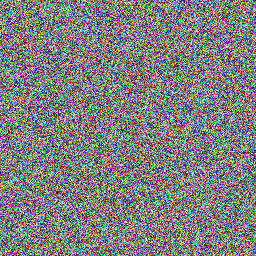
%> input picture EncryptedImage/Encrypted_female.png, 256 x 256 px
$ octave hist.m   (GNU Octave 9; MATLAB toolbox functions it lacks are replaced by stand-ins)
%> lines starting %> are read from the running program, lines starting %| are printed output that depends on the picture
Encrypted= imread('/Users/divyanshusharma/tensorflow-test/EncryptedImage/Encrypted_female.png');
%> Encrypted is the input picture: size 256x256x3 uint8; mean R, G, B 127.4, 127.4, 127
Orignal=imread('/Users/divyanshusharma/tensorflow-test/female.tiff');
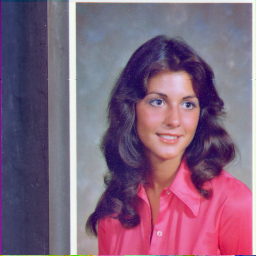
%> input picture female.tiff, 256 x 256 px
%> Orignal is the input picture: size 256x256x3 uint8; mean R, G, B 129.2, 99.3, 125.2
%function CC=AdjancyCorrPixelRand(Orignal,Encrypted)
Orignal=double(Orignal);
%> Orignal: size 256x256x3 double
Encrypted=double(Encrypted);
%> Encrypted: size 256x256x3 double
%%
k = 100;
[m,n] = size(Orignal);    %// works with 3- and 1-channel images
%> m = 256; n = 768
m=m-1;
%> m = 255
n=n-1;
%> n = 767
s = randsample(m*n, k);        %// get k random indices
[X, Y] = ind2sub([m, n], s);   %// convert indices to x,y coordinates
%% horizontal
display('Horizontal');
hxO = Orignal(X,Y);
hyO = Orignal(X,Y+1);
Ho_xy = corrcoef(hxO,hyO)
%> Ho_xy = [1 0.949; 0.949 1]

figure('Name','Correlation Coefficient'),
subplot(3,2,1), %title('horizontal Original')
scatter(hxO(:),hyO(:),'.')
axis([0 255 0 255])
box on
xlabel('Pixel value on location (x,y)')
ylabel('Pixel value on location (x,y+1)')

hxE = Encrypted(X,Y);
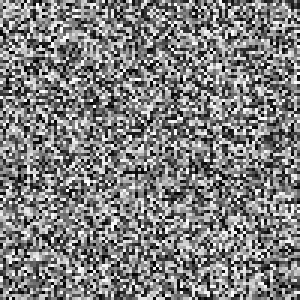
%> hxE: size 100x100 double (shown 3 times larger); min 0, max 255, mean 127
hyE = Encrypted(X,Y+1);
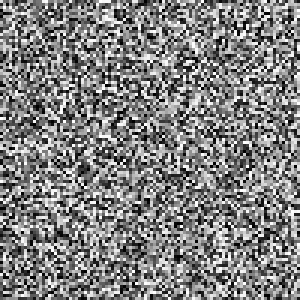
%> hyE: size 100x100 double (shown 3 times larger); min 0, max 255, mean 128.6
He_xy = corrcoef(hxE,hyE)
%> He_xy = [1 0.0216; 0.0216 1]
subplot(3,2,2), %title('horizontal Encrypted')
scatter(hxE(:),hyE(:),'.')
axis([0 255 0 255])
box on
xlabel('Pixel value on location (x,y)')
ylabel('Pixel value on location (x,y+1)')

CC(1,1)=Ho_xy(1,2);
CC(1,2)=He_xy(1,2);


%% vertical
display('Vertical');
vxO = Orignal(X,Y);
vyO = Orignal(X+1,Y);
Vo_xy = corrcoef(vxO,vyO)
%> Vo_xy = [1 0.976; 0.976 1]
subplot(3,2,3), %title('vertical Original')
scatter(vxO(:),vyO(:),'.')
axis([0 255 0 255])
box on
xlabel('Pixel value on location (x,y)')
ylabel('Pixel value on location (x+1,y)')

vxE = Encrypted(X,Y);
vyE = Encrypted(X+1,Y);
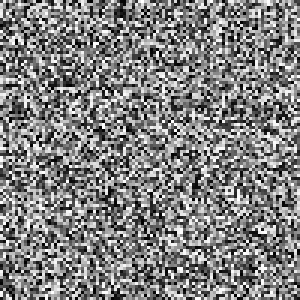
%> vyE: size 100x100 double (shown 3 times larger); min 0, max 255, mean 128.4
Ve_xy = corrcoef(vxE,vyE)
%> Ve_xy = [1 -0.00207; -0.00207 1]
subplot(3,2,4), %title('vertical Encrypted')
scatter(vxE(:),vyE(:),'.')
axis([0 255 0 255])
box on
xlabel('Pixel value on location (x,y)')
ylabel('Pixel value on location (x+1,y)')

CC(2,1)=Vo_xy(1,2);
CC(2,2)=Ve_xy(1,2);

%% diagonal
display('DIAGONAL');
dxO = Orignal(X,Y);
dyO = Orignal(X+1,Y+1);
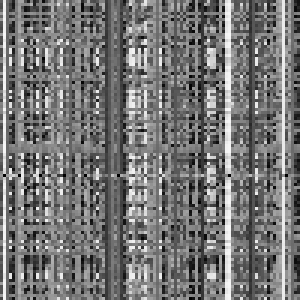
%> dyO: size 100x100 double (shown 3 times larger); min 0, max 246, mean 117.6; mean of the top-left, top-right, bottom-left and bottom-right quarters 118.3, 116.7, 118.9, 116.7
Do_xy = corrcoef(dxO,dyO)
%> Do_xy = [1 0.932; 0.932 1]
subplot(3,2,5), %title('Diagonal Original')
scatter(dxO(:),dyO(:),'.')
axis([0 255 0 255])
box on
xlabel('Pixel value on location (x,y)')
ylabel('Pixel value on location (x+1,y+1)')

dxE = Encrypted(X,Y);
dyE = Encrypted(X+1,Y+1);
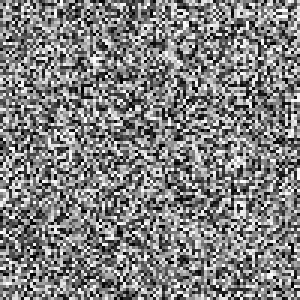
%> dyE: size 100x100 double (shown 3 times larger); min 0, max 255, mean 128.3
De_xy = corrcoef(dxE,dyE)
%> De_xy = [1 0.0106; 0.0106 1]
subplot(3,2,6), %title('Diagonal Encrypted')
scatter(dxE(:),dyE(:),'.')
axis([0 255 0 255])
box on
xlabel('Pixel value on location (x,y)')
ylabel('Pixel value on location (x+1,y+1)')
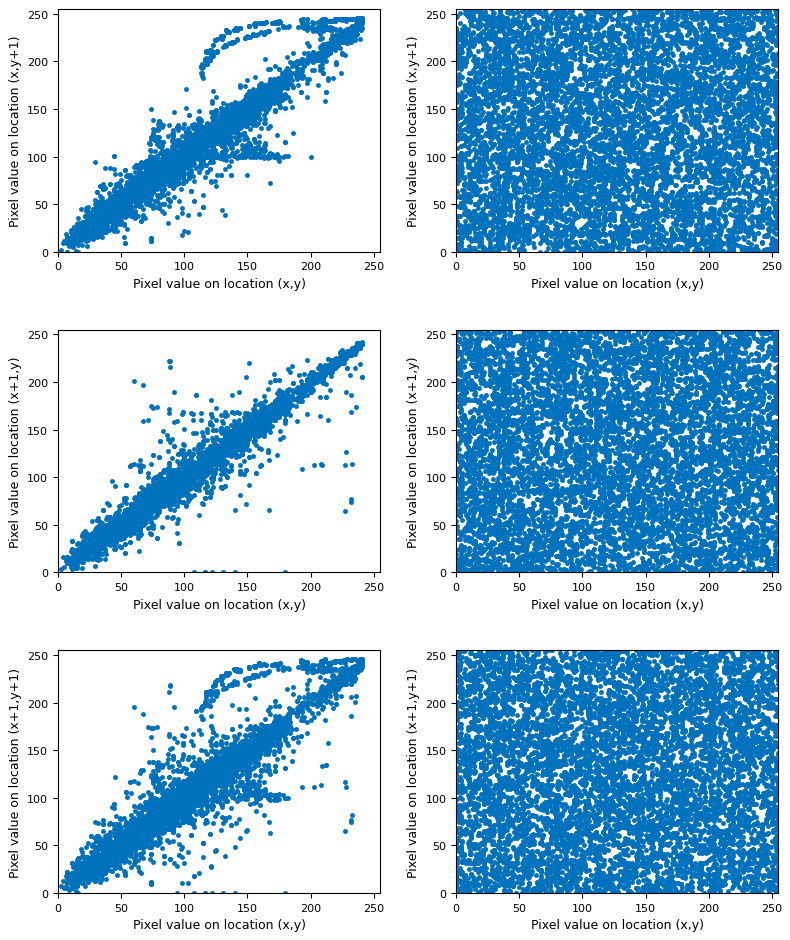
%> figure redrawn from the program's plot data, 6 panels

CC(3,1)=Do_xy(1,2);
CC(3,2)=De_xy(1,2);

%% Defaults for this blog post
% [22 lines of commented-out code are left out]
